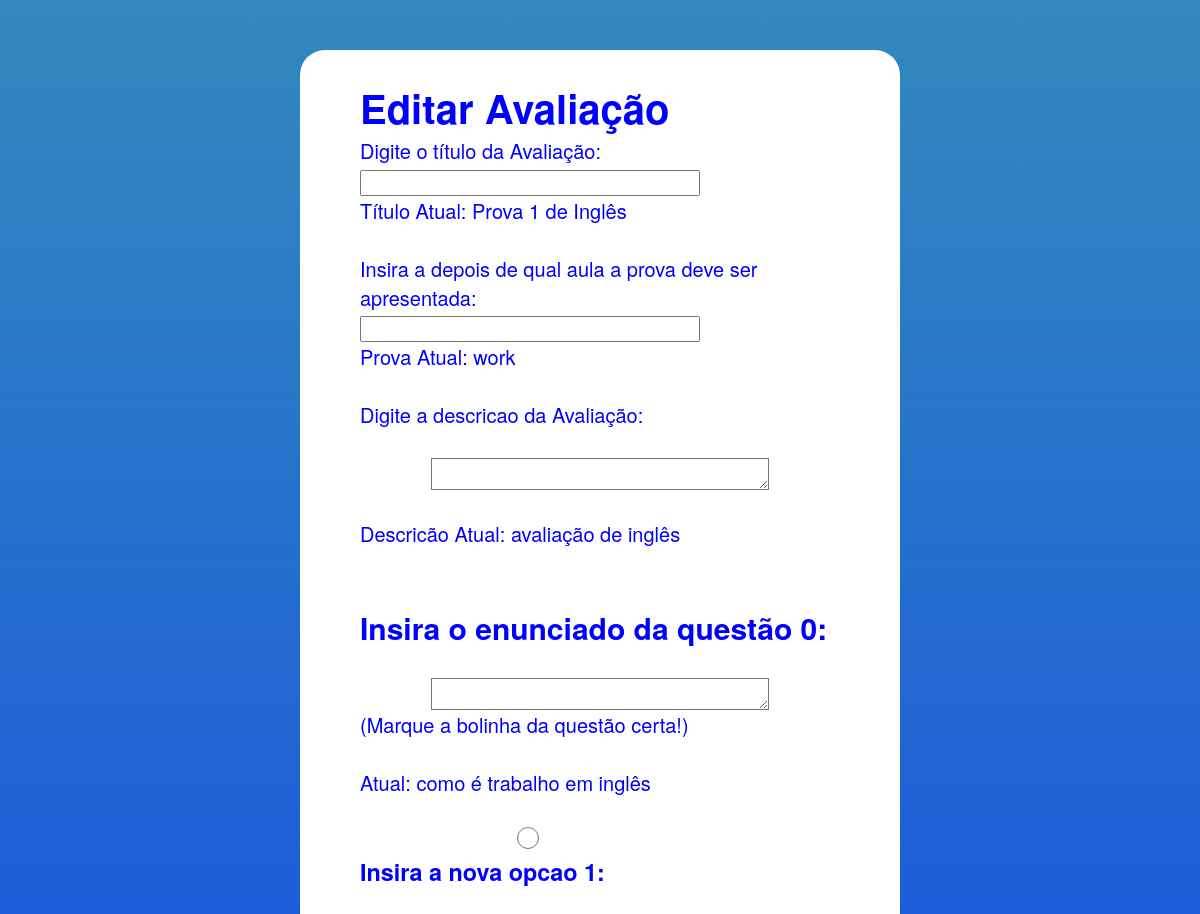
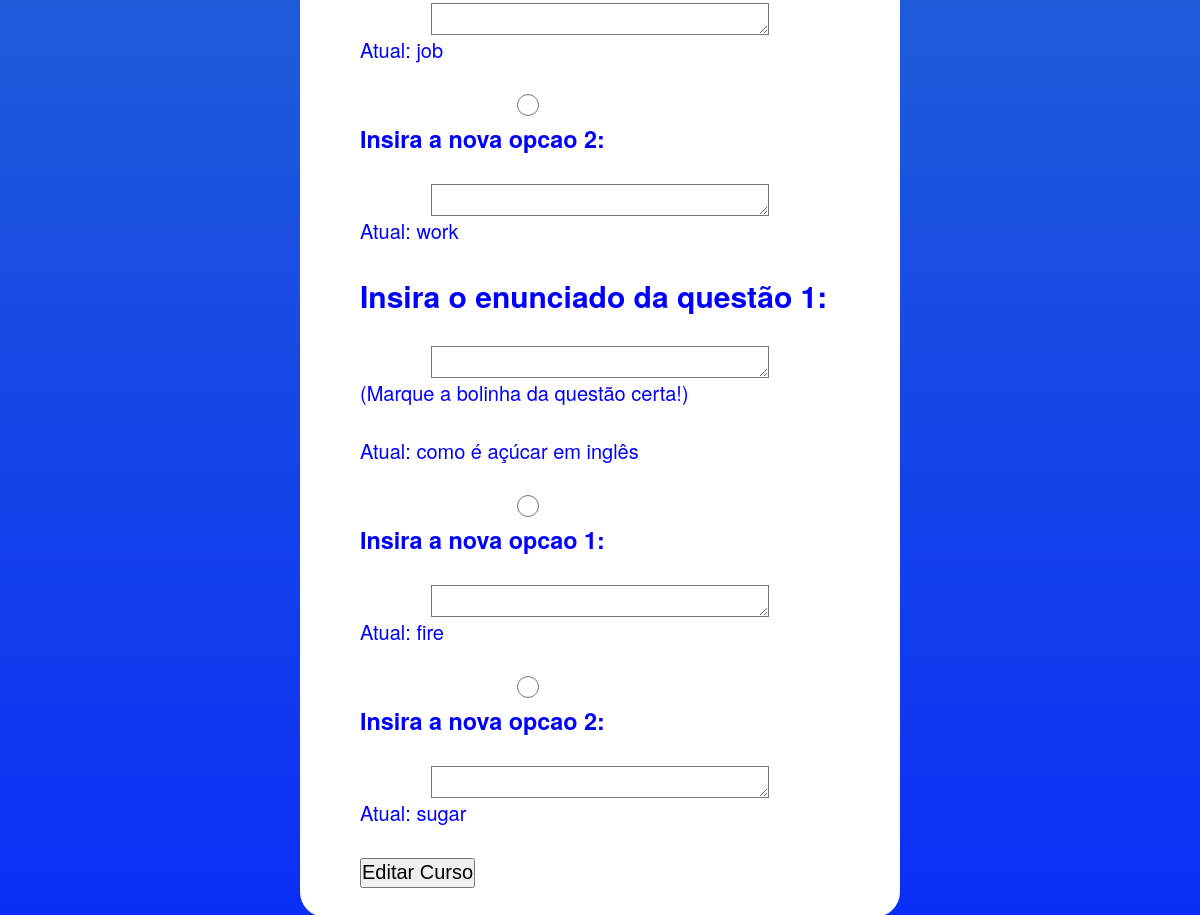
Screenshot of /PHP/admin/editar_avaliacao.php?id_avaliacao=7 with the database file from the repository (2 pictures, top to bottom).
### tables this page shows
CREATE TABLE `avaliacoes` (
  `id_avaliacao` int(11) NOT NULL,
  `id_curso` int(11) NOT NULL,
  `id_aula` int(11) NOT NULL,
  `titulo_avaliacao` varchar(500) NOT NULL,
  `descricao_avaliacao` varchar(2000) NOT NULL
);

CREATE TABLE `aulas` (
  `id_aula` int(11) NOT NULL,
  `id_curso` int(11) NOT NULL,
  `titulo_aula` varchar(500) NOT NULL,
  `descricao_aula` varchar(2000) NOT NULL,
  `link_video` varchar(2000) NOT NULL
);

CREATE TABLE `questoes` (
  `id_questao` int(11) NOT NULL,
  `id_avaliacao` int(11) NOT NULL,
  `enunciado` varchar(2000) NOT NULL,
  `resposta` varchar(50) DEFAULT NULL
);

CREATE TABLE `opcoes` (
  `id_opcao` int(11) NOT NULL,
  `id_questao` int(11) NOT NULL,
  `opcao` varchar(2000) NOT NULL,
  `justificativa` varchar(5000) NOT NULL,
  `n_op` varchar(100) NOT NULL
);

### PHP/back/exibir_avaliacoes.php (called while the page is built, shortened)
<?php
class Avaliacoes
{
    private $mysql;
    public function __construct(mysqli $mysql)
    {
        $this->mysql = $mysql;
    }
    public function encontrarPorId(string $id): array
    {
        $selecionaAvaliacao = $this->mysql->prepare("SELECT a.id_avaliacao,a.id_curso, a.titulo_avaliacao, a.descricao_avaliacao, a.id_aula , c.titulo, al.titulo_aula FROM avaliacoes a, cursos c, aulas al where id_avaliacao = ?");
        $selecionaAvaliacao->bind_param('s', $id);
        $selecionaAvaliacao->execute();
        $avaliacao = $selecionaAvaliacao->get_result()->fetch_assoc();
        return $avaliacao;
    }
    public function exibirQuestao(string $id){
        $result = mysqli_query($this->mysql,"SELECT * FROM questoes WHERE id_avaliacao=$id");
        $cont=mysqli_num_rows($result);
        if($cont!=0){
            for($i=0;$i<$cont;$i++){
                $questoes[$i]=mysqli_fetch_assoc($result);
            }
        }else{
            $questoes=null;
        }
        return $questoes;
    }
    public function exibirOp(string $id){
        $result = mysqli_query($this->mysql,"SELECT * FROM opcoes WHERE id_questao=$id");
        $cont=mysqli_num_rows($result);
        if($cont!=0){
            for($i=0;$i<$cont;$i++){
                $opcao[$i]=mysqli_fetch_assoc($result);
            }
        }else{
            $opcao[]=[
                'titulo'=>'Não Encontrado!',
                'descricao'=> 'O Curso não foi encontrado',
                'id_curso'=> '0',
            ];
        }
        return $opcao;
    }
}

### PHP/admin/editar_avaliacao.php (the view, shortened to what this page needs)
<?php
require '../back/config.php';
require '../back/AddAvaliacao.php';
require '../back/exibir_avaliacoes.php';
$avaliacoes = new Avaliacoes($mysql);
$avaliacao = $avaliacoes->encontrarPorId($_GET['id_avaliacao']);
$questoes=$avaliacoes->exibirQuestao($_GET['id_avaliacao']);
?>
<!DOCTYPE html>
<html lang="pt-br">
    <head>
        <link rel="stylesheet" type="text/css" href="../../CSS/mod.css">
    </head>
    <body>
        <div class="box">
            <div class="cont"><br>
                <h1>Editar Avaliação</h1>
                <form action="editar_avaliacao.php" method="POST">
                    <p>
                        <label for="">Digite o título da Avaliação:</label><br>
                        <input class="campo-form" type="text" name="titulo_avaliacao" id="titulo_avaliacao"/>
                        <br>Título Atual: <?php echo $avaliacao['titulo_avaliacao']; ?>
                    </p><br>
                    <p>
                        <label for="">Insira a depois de qual aula a prova deve ser apresentada:</label><br>
                        <input class="campo-form" type="text" name="link_video" id="link_video"/>
                        <br>Prova Atual: <?php echo $avaliacao['titulo_aula']; ?></a>
                    </p><br>
                    <p>
                        <label for="">Digite a descricao da Avaliação:</label><br><br>
                        <textarea class="campo-form" type="text" name="descricao_avaliacao" id="descricao_avaliacao"></textarea>
                        <br>Descricão Atual: <?php echo $avaliacao['descricao_avaliacao']; ?>
                    </p><br><br>
                    <?php $x=0;?>
                    <?php foreach($questoes as $questao):?>
                        <p>
                        <label for=""><h2>Insira o enunciado da questão <?php echo $x;?>:</h2></label><br>
                        <textarea class="campo-quest" type="text" name="questao<?php echo $x;?>" id="questao<?php echo $x;?>"></textarea>
                        </p>(Marque a bolinha da questão certa!)<br><br>
                        Atual: <?php echo $questao['enunciado'];?>
                        <p>
                        <?php $opcao=$avaliacoes->exibirOp($questao['id_questao'])?>
                        <?php $i=1;?>
                        <?php foreach($opcao as $opcoes):?>
                            <br><p><input type="radio" id="radio<?php echo $x;?>" name="radio<?php echo $x;?>" value="opcao<?php echo $i;?>">
                            <label for=""><h3>Insira a nova opcao <?php echo $i;?>:</h3></label><br>
                            <textarea class="campo-quest" type="text" name="opcao<?php echo $x;?>" id="opcao<?php echo $x;?>"></textarea>
                            Atual: <?php echo $opcoes['opcao'];?></p>
                            <?php $i+=1;?>
                        <?php endforeach;?><br>
                        <?php $x+=1;?>
                    <?php endforeach;?>
                    <p>
                        <button class="botao">Editar Curso</button>
                    </p>
                </form><br>
            </div>
        </div>
    </body>
</html>

### CSS/mod.css (style rules this page uses)
.box { width: 50%; margin-left: auto; margin-right: auto; margin-top: 50px; margin-bottom: 50px; font-size: 20px; height: auto; background: white; border-radius: 25px; }
.cont { margin-bottom: 20px; width: 80%; margin-left: auto; margin-right: auto; overflow: hidden; text-overflow: ellipsis; color: blue; }
textarea { display: block; margin-left: auto; margin-right: auto; font-size: 20px; resize: vertical; background-color: white; height: 30px; width: 70%; font-size: 18px; resize: vertical; background-color: white; }
input { height: 22px; width: 70%; font-size: 18px; }
.botao { width: auto; height: 30px; font-size: 20px; }
* { margin: 0; padding: 0; }
body { font-family: "Helvetica Neue", "Helvetica", "Helvetica", "Arial", "sans-serif"; box-sizing: border-box; width: 100%; min-height: 100vh; }
html { --background: linear-gradient(180deg, rgba(4, 112, 174, 0.82) 0%, rgba(5, 39, 248, 0.98) 100%); }
html { background: var(--background); }

### rows the page displays
avaliacoes: titulo_avaliacao "Prova 1 de Inglês", descricao_avaliacao "avaliação de inglês"
aulas: titulo_aula "work"
questoes: enunciado "como é trabalho em inglês"
opcoes: opcao "job"
opcoes: opcao "work"
questoes: enunciado "como é açúcar em inglês"
opcoes: opcao "fire"
opcoes: opcao "sugar"
